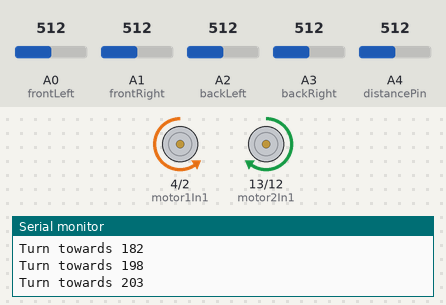
The sketch below on a simulated Arduino Uno, built with avr-gcc and run on an emulated ATmega328P. Shown: motor-driver pin pairs drawn as motors (green arrow = first pin HIGH = forward, orange = second pin HIGH = backward, longer = more drive, scaled by the enable pin), the last lines printed to the serial monitor. The test bench sets the inputs (shaded band); at power-on: A4 (distancePin) = 512, A3 (backRight) = 512, A2 (backLeft) = 512, A1 (frontRight) = 512, A0 (frontLeft) = 512. Random numbers use the default seed unless the sketch sets one.

Above: at 1.2 s.
1.3 s: A4 (distancePin) set to 360
At 1.63 s:
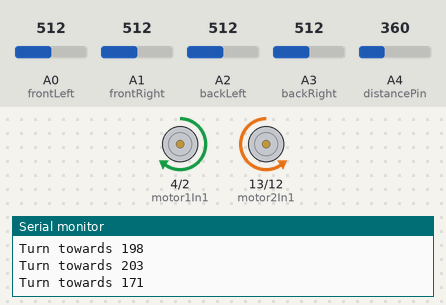
4.3 s: A4 (distancePin) set to 341
7.3 s: A3 (backRight) set to 502
At 8.3 s:
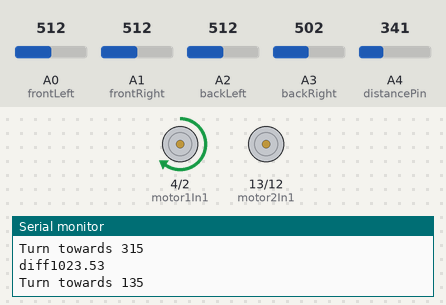
10.3 s: A3 (backRight) set to 716
At 11.54 s:
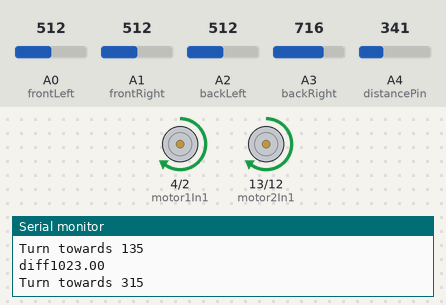
13.3 s: A2 (backLeft) set to 504
16.3 s: A1 (frontRight) set to 306
At 16.51 s:
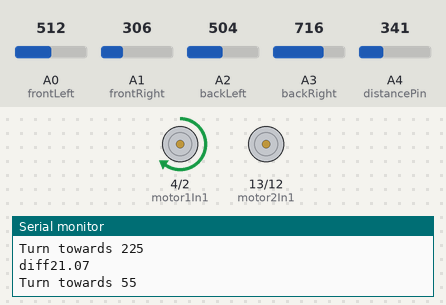
Timing chart, 0 to 20.3 s (numbered marks = the images above; inputs shaded):
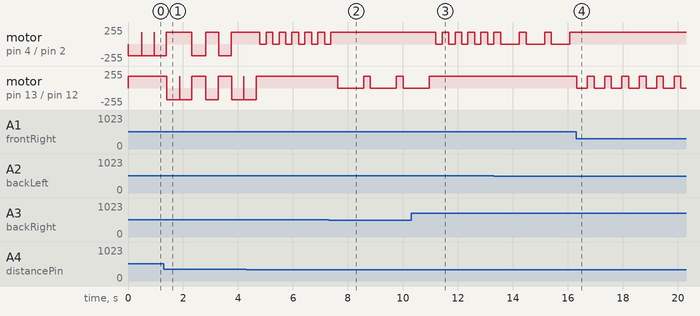

The sketch:

Robot.ino
```cpp
//pins for Motor H-Bridge
int motor1In2=2;
int motor1In1=4;
int motor1Enable=6;

int motor2In1=13;
int motor2In2=12;
int motor2Enable=11;

//pins for Light sensors
int frontLeft=A0;
int frontRight=A1;
int backLeft=A2;
int backRight=A3;
//pin for distance
int distancePin=A4;

//variable for readings of  sensors
float light[4];
int baselineLight[4];
int isReading;
bool isDark;
int distance;

void setup() {
  // put your setup code here, to run once:
  pinMode(motor2In2,OUTPUT);
  pinMode(motor2In1,OUTPUT);
  pinMode(motor1In1,OUTPUT);
  pinMode(motor1In2,OUTPUT);

  Serial.begin(9600);
  setBaseLine();

}


void loop() {
  // put your main code here, to run repeatedly:
  readLightSensors();
  readDistance();
  checkCollision();
  if(!isReading)
  {
    checkDarkness();
    findRotation();

    //setSound();
  }

  delay(10);
  //turnTowards(225,0);
  //delay(500);

  /*turnTowards(0);
  delay(500);
  turnTowards(255,315);
  delay(500);
  turnToards(255,0);*/
  //circle();

}

void circle()
{
  turnTowards(90,0);
  delay(2000);
  turnTowards(100,0);
  delay(1000);
}
```

Brain.ino
```cpp
int thrDistance=350;
float lightIntensity[4]; //low to high
float minDif=4;
float darkDif=11;  //2 for 50%
float diff;
int turnSpeed;
int turnGoal;
int forwardCounter;
int maxForward=100;
int thrDark=-7;  //-5 for 50% ; -10 for dark
int delayInDark=5;
float delayDarkCounter=0;
int isDriving=0;

void checkCollision()
{
  //Serial.println(distance);
  if(distance>thrDistance)
  {
    turnTowards(random(150,211),1);

  }
}

void findRotation()
{
  turnGoal=0;
  orderLight();
  /*Serial.println();
  for(int i=0;i<4;i++)
  {
    Serial.print("light: ");
    Serial.print(light[i]);
    Serial.print(" light intensity: ");
    Serial.println(lightIntensity[i]);
  }*/
  float value=lightIntensity[0]-lightIntensity[3];
  diff=abs(value);
  if(diff>minDif)
  {
    Serial.print("diff");
    Serial.println(diff);
    if(lightIntensity[2]>=thrDark)  //light on
    {
        forwardCounter=0;
        if(lightIntensity[0]==light[0])
        {
          turnGoal=315;
        }
        else if(lightIntensity[0]==light[1])
        {
          turnGoal=55;
        }
        else if(lightIntensity[0]==light[2])
        {
          turnGoal=225;
        }
        else if(lightIntensity[0]==light[3])
        {
          turnGoal=135;
        }

        /*if(diff>5)
        {
          turnSpeed=1;
        }
        else
        {
          turnSpeed=0;
        }*/
        turnTowards(turnGoal,0);
    }
    else if(lightIntensity[2]<=thrDark && diff>darkDif && isDriving==0) //light off
    {
      Serial.println("in the dark");
      Serial.print("lightIntensity[3]");
      Serial.println(lightIntensity[3]);
      for(int i=0;i<4;i++)
       {
        Serial.println(light[i]);
        }

        forwardCounter=0;
        if(lightIntensity[3]==light[0] && lightIntensity[3]!= 1023)
        {
          turnGoal=135;
        }
        else if(lightIntensity[3]==light[1] && lightIntensity[3]!= 1023)
        {
          turnGoal=225;
        }
        else if(lightIntensity[3]==light[2] && lightIntensity[3]!= 1023)
        {
          turnGoal=45;
        }
        else if(lightIntensity[3]==light[3] && lightIntensity[3]!= 1023)
        {
          turnGoal=315;
        }
        if(lightIntensity[3]<1000)
        {
          turnTowards(turnGoal,turnSpeed);
          isDriving=1;
        }
        else
        {
          pause();
        }

    }


  }

  else
  {
    forwardCounter++;
    if(forwardCounter>maxForward)
    {
      //turnTowards(random(100,260),1);
      Serial.println("too long forward");
      forwardCounter=0;
    }
  }

}

void orderLight()
{
  int lightUsed[4]={0,0,0,0};

  for(int k=0;k<4;k++)
  {
    lightIntensity[k]=1023;

    for(int i=0;i<4;i++)
    {
      if(light[i]<lightIntensity[k]&& lightUsed[i]==0)
      {
        lightIntensity[k]=light[i];
      }
    }
    for(int l=0;l<4;l++)  //check whicht light[] has been used in the end
    {
      if(lightIntensity[k]==light[l])
      {
        lightUsed[l]=1;
      }
    }
  }
}

void checkDarkness()
{
  if(lightIntensity[3]<thrDark)
  {
    Serial.println("in the dark");
    Serial.println(isDriving);
    if(isDriving==0)
    {
      pause();
    }
    else
    {
      delayDarkCounter++;
      if(delayDarkCounter>=delayInDark)
      {
        isDriving=0;
        delayDarkCounter=0;
      }
    }
    isDark=true;
  }
  else
  {
    isDark=false;
  }
}
```

Rotation.ino
```cpp
int goal=0;
//float dpmss=0.12;  //degrees per millisecond -> 120° in 1s; 360° in 3 seconds
float mspd=7;   //milliseconds needed for one degree
float mspdFast=2.75;

void turnTowards(int pGoal,int pSpeed)
{
  Serial.print("Turn towards ");
  Serial.println(pGoal);
  if(pGoal>0 && pGoal<180)
  {
    if(pSpeed==0)
    {
      turnRight();
      delay(pGoal*(mspd));
    }
    else
    {
      hardRight();
      delay(pGoal*mspdFast);
    }
    forward();
  }
  else if(pGoal>=180)
  {
    if(pSpeed==0)
    {
      turnLeft();
      delay((360-pGoal)*(mspd-2));
    }
    else
    {
      hardLeft();
      delay((360-pGoal)*mspdFast);
    }
    forward();
  }
  else if(pGoal==0)
  {
    forward();
  }
}
```

Sensors.ino
```cpp
int maxReadings=20;
int readings;
float baseline;

void setBaseLine()
{
  /*baselineLight[0]=analogRead(frontLeft);
  baselineLight[1]=analogRead(frontRight);
  baselineLight[2]=analogRead(backLeft);
  baselineLight[3]=analogRead(backRight);*/
  baseline=(analogRead(frontLeft)+analogRead(frontRight)+analogRead(backLeft)
                    +analogRead(backRight))/4;
}

void readLightSensors()
{
  if(readings<maxReadings)
  {
    isReading=true;
    readings++;

    /*light[0]=(light[0]+(analogRead(frontLeft)-baselineLight[0]))/readings;
    light[1]=(light[1]+(analogRead(frontRight)-baselineLight[1]))/readings;
    light[2]=(light[2]+(analogRead(backLeft)-baselineLight[2]))/readings;
    light[3]=(light[3]+(analogRead(backRight)-baselineLight[3]))/readings;*/
    light[0]=(light[0]+(analogRead(frontLeft)-baseline))/readings;
    light[1]=(light[1]+(analogRead(frontRight)-baseline))/readings;
    light[2]=(light[2]+(analogRead(backLeft)-baseline))/readings;
    light[3]=(light[3]+(analogRead(backRight)-baseline))/readings;
    delay(1);
  }
  else
  {
    /*Serial.println("Light readings");
    for(int i=0;i<4;i++)
    {
      Serial.println(light[i]);
    }*/
    isReading=false;
    readings=0;
  }

  /*for(int i=0;i<4;i++)
  {
    Serial.print(" Sensor");
    Serial.print(i);
    Serial.print(":");
    Serial.print(light[i]);
  }
  Serial.println();*/
}


void readDistance()
{
  distance=analogRead(distancePin);
  /*Serial.print("Distance: ");
  Serial.println(distance);*/
}
```

Sound.ino
```cpp
int speakerPin=10;

void setSound()
{
  /*Serial.print("lightIntensity: ");
  Serial.print(lightIntensity[0]);*/
  //int note=map(lightIntensity[0],-10,20,50,550);

  /*Serial.print(" note: ");
  Serial.println(note);*/
  //tone(speakerPin,note);
  //delay(1000);
  //set sound in relation to lightIntensity[3]

}
```

Wheels.ino
```cpp
int motorSpeed=175;

void pause()
{
  analogWrite(motor1Enable,0);
  analogWrite(motor2Enable,0);
}

void leftForward()
{
  analogWrite(motor1Enable,motorSpeed);
  digitalWrite(motor1In1,HIGH);
  digitalWrite(motor1In2,LOW);
}
void leftBackward()
{
  analogWrite(motor1Enable,motorSpeed);
  digitalWrite(motor1In1,LOW);
  digitalWrite(motor1In2,HIGH);
}
void leftStop()
{
  analogWrite(motor1Enable,0);
}

void rightForward()
{
  analogWrite(motor2Enable,motorSpeed);
  digitalWrite(motor2In1,HIGH);
  digitalWrite(motor2In2,LOW);
}
void rightBackward()
{
  analogWrite(motor2Enable,motorSpeed);
  digitalWrite(motor2In1,LOW);
  digitalWrite(motor2In2,HIGH);
}
void rightStop()
{
  analogWrite(motor2Enable,0);
}

void forward()
{
  //both wheels forward
  leftForward();
  rightForward();
}

void turnLeft()
{
  rightForward();
  leftStop();
}

void hardLeft()
{
  leftBackward();
  rightForward();
}

void turnRight()
{
  leftForward();
  rightStop();
}

void hardRight()
{
  leftForward();
  rightBackward();
}
```

Measured:
- the behaviour switches between 512 and 511 on A3 (backRight) (found by bisection; images 1 and 2)
- after the input at 7.3 s, motor on pin 13 (motor2In1) / pin 12 (motor2In2): alternates forward 175/255 for 0.25 s and stopped for 0.95 s, starting after 0.33 s
- after the input at 10.3 s, motor on pin 4 (motor1In1) / pin 2 (motor1In2): alternates forward 175/255 for 0.25 s and stopped for 0.23 s, starting after 0.90 s
- after the input at 16.3 s, motor on pin 13 (motor2In1) / pin 12 (motor2In2): alternates forward 175/255 for 0.25 s and stopped for 0.39 s, starting at once
